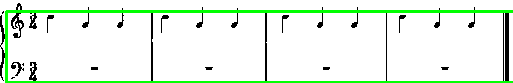
#> input picture bar_line_images/bar_bounding_boxes.png, 513 x 83 px
$ python -i clef_detection.py   (imports and definitions only)
#> lines starting #> are read from the running program, lines starting #| are printed output that depends on the picture
import os
import numpy as np
from PIL import Image
import cv2


def crop_clef(processed_image_path):
#> called with processed_image_path = 'bar_line_images/bar_bounding_boxes.png'
    print(f"Loading processed image from: {processed_image_path}")

    try:
        # Load the processed image
        processed_img = Image.open(processed_image_path)
#> processed_img is the input picture: PIL image 513x83 RGB; mean R, G, B 227.9, 244.3, 227.9
        processed_img_array = np.array(processed_img)
    except Exception as e:
        print(f"Error loading image: {e}")
        return None

    # Crop from the left to a width of 35 pixels
    width = 32
    cropped_img_array = processed_img_array[:, 12:width]
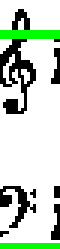
#> cropped_img_array: shape (83, 20, 3) (shown 3 times larger); mean R, G, B 195.7, 211.1, 195.7

    # Create the output folder if it doesn't exist
    output_folder = 'clef_images'
    if not os.path.exists(output_folder):
        os.makedirs(output_folder)

    # Save the cropped image
    clef_crop_path = os.path.join(output_folder, "clef_crop.png")
    cropped_img = Image.fromarray(cropped_img_array)
    cropped_img.save(clef_crop_path)
    print(f"Cropped clef image saved at: {clef_crop_path}")

    # Convert cropped image to OpenCV format (uint8 array)
    cropped_img_cv = cropped_img_array.astype(np.uint8)

    # 1. Apply median blur
    median_blur_img = cv2.medianBlur(cropped_img_cv, 3)
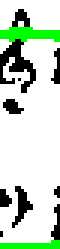
#> median_blur_img: shape (83, 20, 3) (shown 3 times larger); mean R, G, B 198.6, 216.6, 198.6
    median_blur_path = os.path.join(output_folder, "median_blur.png")
    cv2.imwrite(median_blur_path, median_blur_img)
    print(f"Median blur image saved at: {median_blur_path}")

    # 2. Apply Gaussian adaptive thresholding
#> (the run stopped early here; a loop or call above may not have finished)
